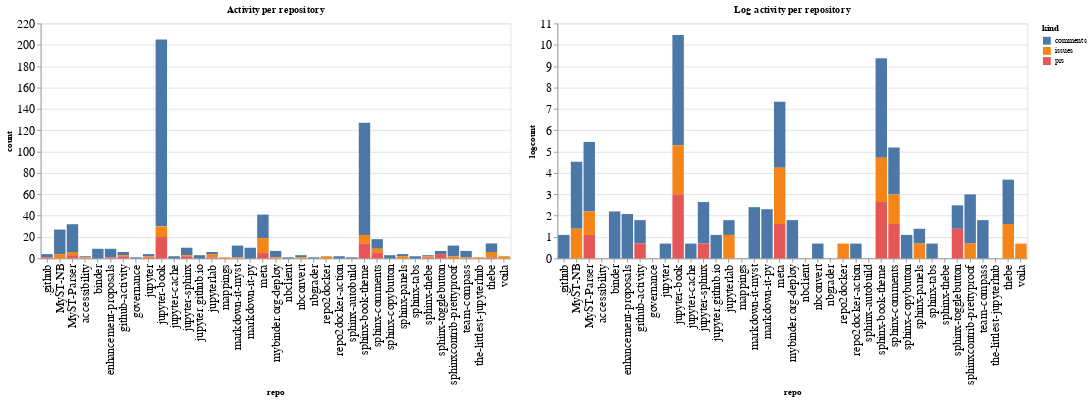

Here is the notebook cell this chart was saved with:
### Code cell
ch1 = alt.Chart(repo_summaries, width=600, title="Activity per repository").mark_bar().encode(
    x='repo',
    y='count',
    color='kind',
    tooltip="kind"
)

ch2 = alt.Chart(repo_summaries, width=600, title="Log activity per repository").mark_bar().encode(
    x='repo',
    y='logcount',
    color='kind',
    tooltip="kind"
)

ch1 | ch2

### Figure 1 — Vega-Lite specification as saved in the notebook (floating-point values rounded to 4 significant figures)
{"config": {"axisLeft": {"labelFontSize": 15}, "axisBottom": {"labelFontSize": 15}}, "hconcat": [{"mark": "bar", "encoding": {"color": {"type": "nominal", "field": "kind"}, "tooltip": {"type": "nominal", "field": "kind"}, "x": {"type": "nominal", "field": "repo"}, "y": {"type": "quantitative", "field": "count"}}, "title": "Activity per repository", "width": 600}, {"mark": "bar", "encoding": {"color": {"type": "nominal", "field": "kind"}, "tooltip": {"type": "nominal", "field": "kind"}, "x": {"type": "nominal", "field": "repo"}, "y": {"type": "quantitative", "field": "logcount"}}, "title": "Log activity per repository", "width": 600}], "data": {"name": "data-69186ebd522b07fcd01ddd739aeb310e"}, "$schema": "https://vega.github.io/schema/vega-lite/v4.8.1.json", "datasets": {"data-69186ebd522b07fcd01ddd739aeb310e": [{"repo": ".github", "kind": "comments", "count": 3, "logcount": 1.099}, {"repo": ".github", "kind": "prs", "count": 1, "logcount": 0.0}, {"repo": "MyST-NB", "kind": "comments", "count": 23, "logcount": 3.135}, {"repo": "MyST-NB", "kind": "issues", "count": 4, "logcount": 1.386}, {"repo": "MyST-Parser", "kind": "comments", "count": 26, "logcount": 3.258}, {"repo": "MyST-Parser", "kind": "issues", "count": 3, "logcount": 1.099}, {"repo": "MyST-Parser", "kind": "prs", "count": 3, "logcount": 1.099}, {"repo": "accessibility", "kind": "comments", "count": 1, "logcount": 0.0}, {"repo": "accessibility", "kind": "issues", "count": 1, "logcount": 0.0}, {"repo": "binder", "kind": "comments", "count": 9, "logcount": 2.197}, {"repo": "enhancement-proposals", "kind": "comments", "count": 8, "logcount": 2.079}, {"repo": "enhancement-proposals", "kind": "prs", "count": 1, "logcount": 0.0}, {"repo": "github-activity", "kind": "comments", "count": 3, "logcount": 1.099}, {"repo": "github-activity", "kind": "issues", "count": 1, "logcount": 0.0}, {"repo": "github-activity", "kind": "prs", "count": 2, "logcount": 0.6931}, {"repo": "governance", "kind": "comments", "count": 1, "logcount": 0.0}, {"repo": "jupyter", "kind": "comments", "count": 2, "logcount": 0.6931}, {"repo": "jupyter", "kind": "issues", "count": 1, "logcount": 0.0}, {"repo": "jupyter", "kind": "prs", "count": 1, "logcount": 0.0}, {"repo": "jupyter-book", "kind": "comments", "count": 175, "logcount": 5.165}, {"repo": "jupyter-book", "kind": "issues", "count": 10, "logcount": 2.303}, {"repo": "jupyter-book", "kind": "prs", "count": 20, "logcount": 2.996}, {"repo": "jupyter-cache", "kind": "comments", "count": 2, "logcount": 0.6931}, {"repo": "jupyter-sphinx", "kind": "comments", "count": 7, "logcount": 1.946}, {"repo": "jupyter-sphinx", "kind": "issues", "count": 1, "logcount": 0.0}, {"repo": "jupyter-sphinx", "kind": "prs", "count": 2, "logcount": 0.6931}, {"repo": "jupyter.github.io", "kind": "comments", "count": 3, "logcount": 1.099}, {"repo": "jupyterlab", "kind": "comments", "count": 2, "logcount": 0.6931}, {"repo": "jupyterlab", "kind": "issues", "count": 3, "logcount": 1.099}, {"repo": "jupyterlab", "kind": "prs", "count": 1, "logcount": 0.0}, {"repo": "mappings", "kind": "issues", "count": 1, "logcount": 0.0}, {"repo": "markdown-it-myst", "kind": "comments", "count": 11, "logcount": 2.398}, {"repo": "markdown-it-myst", "kind": "issues", "count": 1, "logcount": 0.0}, {"repo": "markdown-it-py", "kind": "comments", "count": 10, "logcount": 2.303}, {"repo": "meta", "kind": "comments", "count": 22, "logcount": 3.091}, {"repo": "meta", "kind": "issues", "count": 14, "logcount": 2.639}, {"repo": "meta", "kind": "prs", "count": 5, "logcount": 1.609}, {"repo": "mybinder.org-deploy", "kind": "comments", "count": 6, "logcount": 1.792}, {"repo": "mybinder.org-deploy", "kind": "issues", "count": 1, "logcount": 0.0}, {"repo": "nbclient", "kind": "comments", "count": 1, "logcount": 0.0}, {"repo": "nbconvert", "kind": "comments", "count": 2, "logcount": 0.6931}, {"repo": "nbconvert", "kind": "issues", "count": 1, "logcount": 0.0}, {"repo": "nbgrader", "kind": "comments", "count": 1, "logcount": 0.0}, {"repo": "repo2docker", "kind": "issues", "count": 2, "logcount": 0.6931}, {"repo": "repo2docker-action", "kind": "comments", "count": 2, "logcount": 0.6931}, {"repo": "sphinx-autobuild", "kind": "comments", "count": 1, "logcount": 0.0}, {"repo": "sphinx-book-theme", "kind": "comments", "count": 105, "logcount": 4.654}, {"repo": "sphinx-book-theme", "kind": "issues", "count": 8, "logcount": 2.079}, {"repo": "sphinx-book-theme", "kind": "prs", "count": 14, "logcount": 2.639}, {"repo": "sphinx-comments", "kind": "comments", "count": 9, "logcount": 2.197}, {"repo": "sphinx-comments", "kind": "issues", "count": 4, "logcount": 1.386}, {"repo": "sphinx-comments", "kind": "prs", "count": 5, "logcount": 1.609}, {"repo": "sphinx-copybutton", "kind": "comments", "count": 3, "logcount": 1.099}, {"repo": "sphinx-panels", "kind": "comments", "count": 2, "logcount": 0.6931}, {"repo": "sphinx-panels", "kind": "issues", "count": 2, "logcount": 0.6931}, {"repo": "sphinx-tabs", "kind": "comments", "count": 2, "logcount": 0.6931}, {"repo": "sphinx-thebe", "kind": "comments", "count": 1, "logcount": 0.0}, {"repo": "sphinx-thebe", "kind": "issues", "count": 1, "logcount": 0.0}, {"repo": "sphinx-thebe", "kind": "prs", "count": 1, "logcount": 0.0}, {"repo": "sphinx-togglebutton", "kind": "comments", "count": 3, "logcount": 1.099}, {"repo": "sphinx-togglebutton", "kind": "prs", "count": 4, "logcount": 1.386}, {"repo": "sphinxcontrib-prettyproof", "kind": "comments", "count": 10, "logcount": 2.303}, {"repo": "sphinxcontrib-prettyproof", "kind": "issues", "count": 2, "logcount": 0.6931}, {"repo": "team-compass", "kind": "comments", "count": 6, "logcount": 1.792}, {"repo": "team-compass", "kind": "issues", "count": 1, "logcount": 0.0}, {"repo": "the-littlest-jupyterhub", "kind": "issues", "count": 1, "logcount": 0.0}, {"repo": "thebe", "kind": "comments", "count": 8, "logcount": 2.079}, {"repo": "thebe", "kind": "issues", "count": 5, "logcount": 1.609}, {"repo": "thebe", "kind": "prs", "count": 1, "logcount": 0.0}, {"repo": "voila", "kind": "issues", "count": 2, "logcount": 0.6931}]}}
